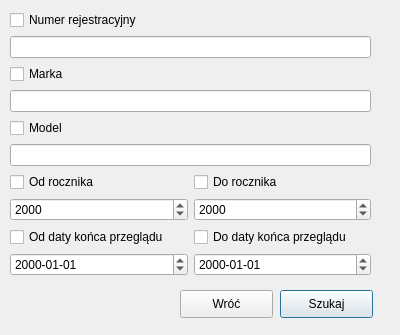
<?xml version="1.0" encoding="UTF-8"?>
<ui version="4.0">
 <class>szukajpojazdu</class>
 <widget class="QDialog" name="szukajpojazdu">
  <property name="geometry">
   <rect>
    <x>0</x>
    <y>0</y>
    <width>400</width>
    <height>335</height>
   </rect>
  </property>
  <property name="windowTitle">
   <string>Dialog</string>
  </property>
  <widget class="QPushButton" name="szukajButton">
   <property name="geometry">
    <rect>
     <x>280</x>
     <y>290</y>
     <width>93</width>
     <height>28</height>
    </rect>
   </property>
   <property name="text">
    <string>Szukaj</string>
   </property>
  </widget>
  <widget class="QPushButton" name="wrocButton">
   <property name="geometry">
    <rect>
     <x>180</x>
     <y>290</y>
     <width>93</width>
     <height>28</height>
    </rect>
   </property>
   <property name="text">
    <string>Wróć</string>
   </property>
  </widget>
  <widget class="QWidget" name="gridLayoutWidget">
   <property name="geometry">
    <rect>
     <x>10</x>
     <y>10</y>
     <width>361</width>
     <height>271</height>
    </rect>
   </property>
   <layout class="QGridLayout" name="gridLayout">
    <item row="6" column="0">
     <widget class="QCheckBox" name="odRocznikaCB">
      <property name="text">
       <string>Od rocznika</string>
      </property>
     </widget>
    </item>
    <item row="0" column="0" colspan="2">
     <widget class="QCheckBox" name="numerRejCB">
      <property name="text">
       <string>Numer rejestracyjny</string>
      </property>
     </widget>
    </item>
    <item row="6" column="1">
     <widget class="QCheckBox" name="doRocznikaCB">
      <property name="text">
       <string>Do rocznika</string>
      </property>
     </widget>
    </item>
    <item row="3" column="0" colspan="2">
     <widget class="QLineEdit" name="modelLE_2"/>
    </item>
    <item row="7" column="0">
     <widget class="QSpinBox" name="odRocznikSpinBox">
      <property name="minimum">
       <number>1900</number>
      </property>
      <property name="maximum">
       <number>2100</number>
      </property>
      <property name="value">
       <number>2000</number>
      </property>
     </widget>
    </item>
    <item row="8" column="0">
     <widget class="QCheckBox" name="odDatyCB">
      <property name="text">
       <string>Od daty końca przeglądu</string>
      </property>
     </widget>
    </item>
    <item row="8" column="1">
     <widget class="QCheckBox" name="doDatyCB">
      <property name="text">
       <string>Do daty końca przeglądu</string>
      </property>
     </widget>
    </item>
    <item row="1" column="0" colspan="2">
     <widget class="QLineEdit" name="nrRejLE"/>
    </item>
    <item row="9" column="1">
     <widget class="QDateEdit" name="doDatyDE">
      <property name="displayFormat">
       <string>yyyy-MM-dd</string>
      </property>
     </widget>
    </item>
    <item row="2" column="0" colspan="2">
     <widget class="QCheckBox" name="markaCB">
      <property name="text">
       <string>Marka</string>
      </property>
     </widget>
    </item>
    <item row="9" column="0">
     <widget class="QDateEdit" name="odDatyDE">
      <property name="displayFormat">
       <string>yyyy-MM-dd</string>
      </property>
     </widget>
    </item>
    <item row="4" column="0" colspan="2">
     <widget class="QCheckBox" name="modelCB">
      <property name="text">
       <string>Model</string>
      </property>
     </widget>
    </item>
    <item row="7" column="1">
     <widget class="QSpinBox" name="doRocznikSpinBox">
      <property name="minimum">
       <number>1900</number>
      </property>
      <property name="maximum">
       <number>2100</number>
      </property>
      <property name="value">
       <number>2000</number>
      </property>
     </widget>
    </item>
    <item row="5" column="0" colspan="2">
     <widget class="QLineEdit" name="modelLE"/>
    </item>
   </layout>
  </widget>
 </widget>
 <resources/>
 <connections/>
</ui>
